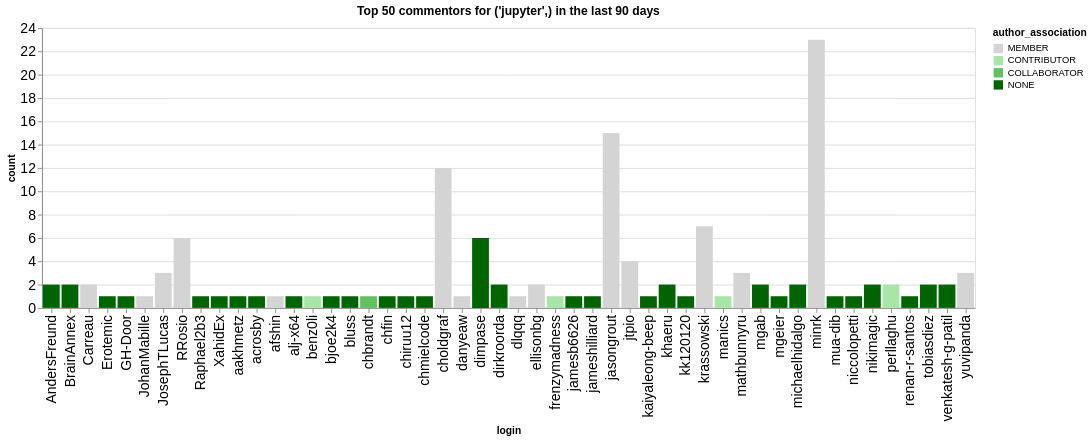

Notebook cell for this chart:
### Code cell
n_plot = 50
charts = []
for ii, (iorg, idata) in enumerate(commentors.groupby(['org'])):
    title = f"Top {n_plot} commentors for {iorg} in the last {n_days} days"
    idata = idata.groupby('login', as_index=False).agg({'count': 'sum', 'author_association': 'first'})
    idata = idata.sort_values('count', ascending=False).head(n_plot)
    ch = alt.Chart(data=idata.head(n_plot), title=title).mark_bar().encode(
        x='login',
        y='count',
        color=alt.Color('author_association', scale=alt.Scale(domain=author_types, range=author_colors))
    )
    charts.append(ch)
alt.hconcat(*charts)

### Figure 1 — Vega-Lite specification as saved in the notebook (floating-point values rounded to 4 significant figures)
{"config": {"axisLeft": {"labelFontSize": 15}, "axisBottom": {"labelFontSize": 15}}, "hconcat": [{"mark": {"type": "bar"}, "encoding": {"color": {"field": "author_association", "scale": {"domain": ["MEMBER", "CONTRIBUTOR", "COLLABORATOR", "NONE"], "range": ["rgb(211.82745098039214, 211.82745098039214, 211.82745098039214)", "rgb(166.98562091503268, 229.89803921568628, 166.98562091503268)", "rgb(96.37647058823529, 192.75294117647059, 96.37647058823529)", "rgb(0.0, 100.3921568627451, 0.0)"]}, "type": "nominal"}, "x": {"field": "login", "type": "nominal"}, "y": {"field": "count", "type": "quantitative"}}, "title": "Top 50 commentors for ('jupyter',) in the last 90 days"}], "data": {"name": "data-9f82410f088d4b4a8c9efb4ba27364ab"}, "$schema": "https://vega.github.io/schema/vega-lite/v5.20.1.json", "datasets": {"data-9f82410f088d4b4a8c9efb4ba27364ab": [{"login": "minrk", "count": 23, "author_association": "MEMBER"}, {"login": "jasongrout", "count": 15, "author_association": "MEMBER"}, {"login": "choldgraf", "count": 12, "author_association": "MEMBER"}, {"login": "krassowski", "count": 7, "author_association": "MEMBER"}, {"login": "RRosio", "count": 6, "author_association": "MEMBER"}, {"login": "dimpase", "count": 6, "author_association": "NONE"}, {"login": "jtpio", "count": 4, "author_association": "MEMBER"}, {"login": "mathbunnyru", "count": 3, "author_association": "MEMBER"}, {"login": "yuvipanda", "count": 3, "author_association": "MEMBER"}, {"login": "JosephTLucas", "count": 3, "author_association": "MEMBER"}, {"login": "nikimagic", "count": 2, "author_association": "NONE"}, {"login": "mgab", "count": 2, "author_association": "NONE"}, {"login": "Carreau", "count": 2, "author_association": "MEMBER"}, {"login": "ellisonbg", "count": 2, "author_association": "MEMBER"}, {"login": "khaeru", "count": 2, "author_association": "NONE"}, {"login": "michaelhidalgo", "count": 2, "author_association": "NONE"}, {"login": "perllaghu", "count": 2, "author_association": "CONTRIBUTOR"}, {"login": "tobiasdiez", "count": 2, "author_association": "NONE"}, {"login": "AndersFreund", "count": 2, "author_association": "NONE"}, {"login": "BrainAnnex", "count": 2, "author_association": "NONE"}, {"login": "venkatesh-g-patil", "count": 2, "author_association": "NONE"}, {"login": "dirkroorda", "count": 2, "author_association": "NONE"}, {"login": "chbrandt", "count": 1, "author_association": "COLLABORATOR"}, {"login": "chfin", "count": 1, "author_association": "NONE"}, {"login": "bjoe2k4", "count": 1, "author_association": "NONE"}, {"login": "benz0li", "count": 1, "author_association": "CONTRIBUTOR"}, {"login": "alj-x64", "count": 1, "author_association": "NONE"}, {"login": "bluss", "count": 1, "author_association": "NONE"}, {"login": "acrosby", "count": 1, "author_association": "NONE"}, {"login": "aakhmetz", "count": 1, "author_association": "NONE"}, {"login": "XahidEx", "count": 1, "author_association": "NONE"}, {"login": "Raphael2b3", "count": 1, "author_association": "NONE"}, {"login": "GH-Door", "count": 1, "author_association": "NONE"}, {"login": "JohanMabille", "count": 1, "author_association": "MEMBER"}, {"login": "Erotemic", "count": 1, "author_association": "NONE"}, {"login": "afshin", "count": 1, "author_association": "MEMBER"}, {"login": "chiruu12", "count": 1, "author_association": "NONE"}, {"login": "kaiyaleong-beep", "count": 1, "author_association": "NONE"}, {"login": "jameshilliard", "count": 1, "author_association": "NONE"}, {"login": "jamesb6626", "count": 1, "author_association": "NONE"}, {"login": "danyeaw", "count": 1, "author_association": "MEMBER"}, {"login": "chmielcode", "count": 1, "author_association": "NONE"}, {"login": "dlqqq", "count": 1, "author_association": "MEMBER"}, {"login": "frenzymadness", "count": 1, "author_association": "CONTRIBUTOR"}, {"login": "kk120120", "count": 1, "author_association": "NONE"}, {"login": "mua-dib", "count": 1, "author_association": "NONE"}, {"login": "manics", "count": 1, "author_association": "CONTRIBUTOR"}, {"login": "mgeier", "count": 1, "author_association": "NONE"}, {"login": "niccolopetti", "count": 1, "author_association": "NONE"}, {"login": "renan-r-santos", "count": 1, "author_association": "NONE"}]}}
